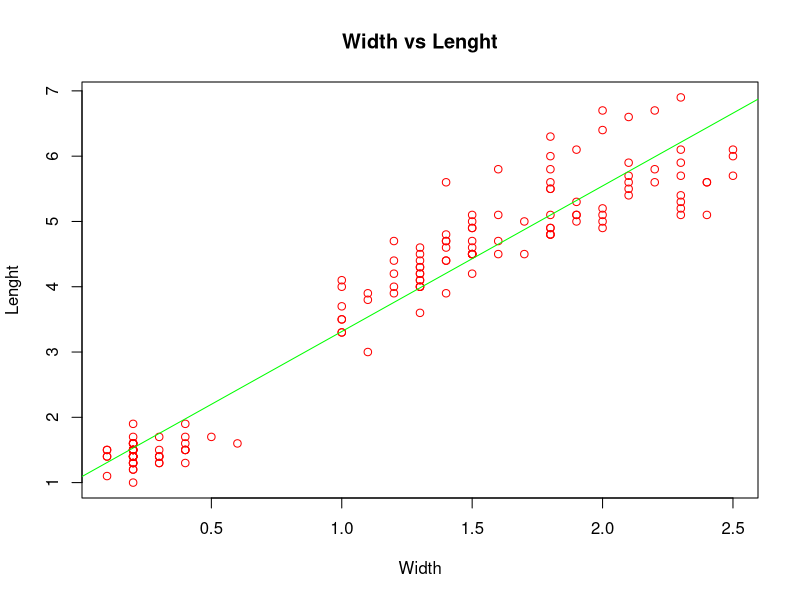

Reproduce this figure in R.
modelo <- lm(iris$Petal.Length ~ iris$Petal.Width, data = iris)

print(names(modelo))

print(modelo$fitted.values)

print(summary(modelo))

png(filename = "grafico2.png", height = 400, width = 700)

plot(y = iris$Petal.Length,
     x = iris$Petal.Width,
     main = "Width vs Lenght",
     xlab = "Width",
     ylab = "Lenght",
     col = "red")

X <- seq(0, 3, length = 1000)

lines(X, 2.230 * X + 1.084, col = "green")

dev.off()